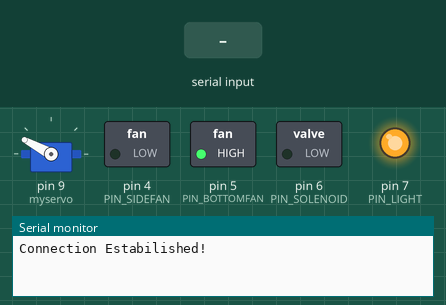
A sketch run on a simulated Arduino Uno, built with avr-gcc and run on an emulated ATmega328P. Shown: servo, switched loads named in the sketch (green lamp = pin HIGH), output pins drawn as LEDs (lit = HIGH), the last lines printed to the serial monitor. The test bench sets the inputs (shaded band).

Above: at 1.2 s.
1.3 s: "d" received over Serial
At 1.75 s:
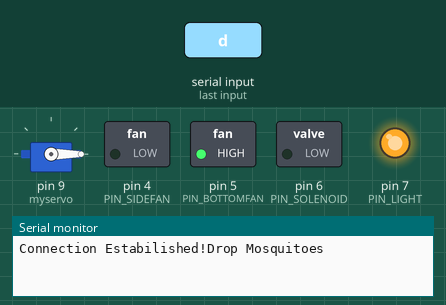
4.3 s: "l" received over Serial
At 5.5 s:
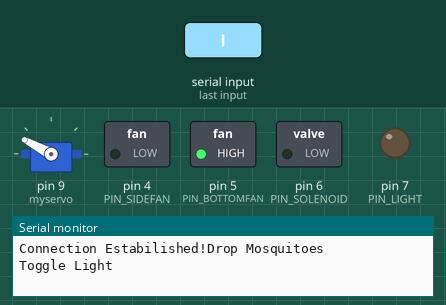
5.8 s: "s" received over Serial
At 6.6 s:
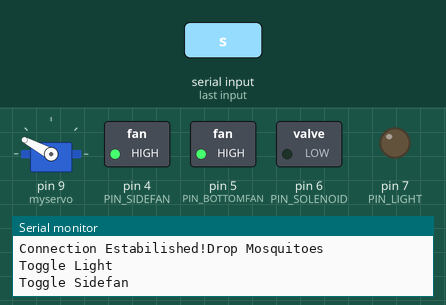
7.3 s: "b" received over Serial
At 7.8 s:
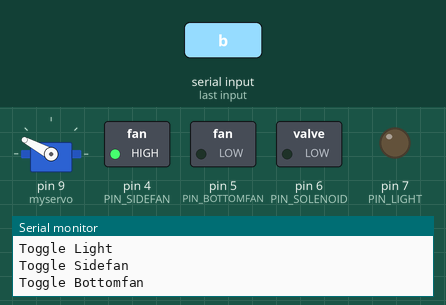
8.8 s: "u" received over Serial
At 10.9 s:
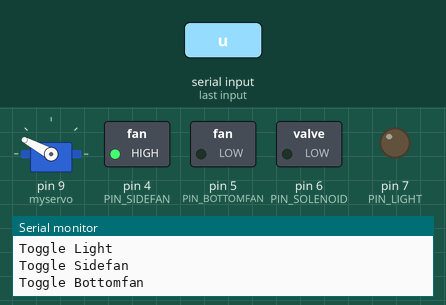
11.8 s: "i" received over Serial
At 13.2 s:
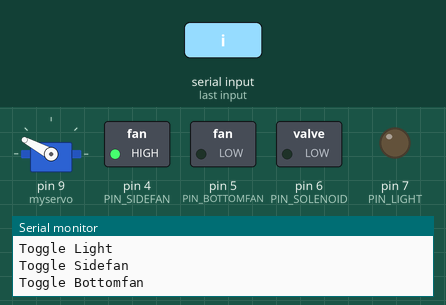
Timing chart, 0 to 14.8 s (numbered marks = the images above; inputs shaded):
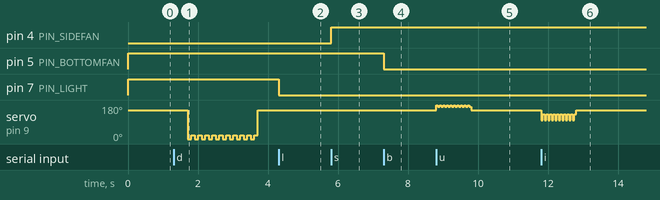

The sketch:

trap_control_arduino.ino
```cpp
#define PIN_SIDEFAN 4
#define PIN_BOTTOMFAN 5
#define PIN_LIGHT 7
#define PIN_SOLENOID 6 //6

#define SERVO_START 152 // 150
#define SERVO_END 0

#define NUM_SHAKE 10

#include <Servo.h>
#include <MsTimer2.h>

Servo myservo;

bool stat_sidefan = LOW; // Initially Turn On
bool stat_bottomfan = HIGH; // Initially Turn Off
bool stat_solenoid = LOW; // Initially Turn On
bool stat_light = HIGH; // Initially Turn Off
bool stat_shutdown = false;

char msg = 0;
int pos = SERVO_START;
int time_elapsed = 0;

void shuffle_panel(char c) {
  int angle = 50;
  if(c=='l'){
    for (int i = 0; i < NUM_SHAKE; i++) {
      myservo.write(150+50);
      delay(50);
      myservo.write(150+20);
      delay(50);
    }
  } else if(c =='r'){
        for (int i = 0; i < NUM_SHAKE; i++) {
      myservo.write(150-50);
      delay(50);
      myservo.write(150-20);
      delay(50);
    }
  }

}


void shake_panel() {
  for (int i = 0; i < NUM_SHAKE; i++) {
    myservo.write(-20);
    delay(100);
    myservo.write(20);
    delay(100);
  }
}

void toggle_solenoid() {
  time_elapsed++;
}

void setup() {
  // put your setup code here, to run once:
  digitalWrite(PIN_SIDEFAN, stat_sidefan);
  digitalWrite(PIN_BOTTOMFAN, stat_bottomfan);
  digitalWrite(PIN_SOLENOID, stat_solenoid);
  digitalWrite(PIN_LIGHT, stat_light);

  myservo.attach(9);
  myservo.write(pos);

  MsTimer2::set(1000, toggle_solenoid); // 1[min] period
  MsTimer2::start();

  pinMode(PIN_SIDEFAN, OUTPUT);
  pinMode(PIN_BOTTOMFAN, OUTPUT);
  pinMode(PIN_SOLENOID, OUTPUT);
  pinMode(PIN_LIGHT, OUTPUT);

  Serial.begin(9600);
  while (!Serial) {
    ; // wait for serial port to connect. Needed for native USB port only
  }
  Serial.write("Connection Estabilished!");

}


void loop() {

  msg = Serial.read();

  // put your main code here, to run repeatedly:
  if (msg == 's') {
    Serial.println("Toggle Sidefan");
    stat_sidefan = !stat_sidefan;
  }
  else if (msg == 'b') {
    Serial.println("Toggle Bottomfan");
    stat_bottomfan = !stat_bottomfan;
  }
  else if (msg == 'l') {
    Serial.println("Toggle Light");
    stat_light = !stat_light;
  }
  else if (msg == 'u') {
    shuffle_panel('l');
    myservo.write(SERVO_START);
  }
  else if (msg == 'i') {
    shuffle_panel('r');
    myservo.write(SERVO_START);
  }
  else if (msg == 'd') {
    Serial.println("Drop Mosquitoes");
    delay(400);
    shake_panel();
    myservo.write(SERVO_START);
    delay(400);
  }
  else if (msg == 'e'){
    Serial.println("Toggle Shutdown");
    stat_shutdown != stat_shutdown;
  }

  if (time_elapsed == 180) {
    time_elapsed = 0;
  }
  else if (time_elapsed >= 120 && time_elapsed < 180) {
    stat_solenoid = HIGH;
  } else {
    stat_solenoid = LOW;
  }

  if(stat_shutdown){
    digitalWrite(PIN_SIDEFAN, HIGH);
    digitalWrite(PIN_LIGHT, HIGH);
    digitalWrite(PIN_BOTTOMFAN, HIGH);
    digitalWrite(PIN_SOLENOID, HIGH);
  }else{
    digitalWrite(PIN_SIDEFAN, stat_sidefan);
    digitalWrite(PIN_LIGHT, stat_light);
    digitalWrite(PIN_BOTTOMFAN, stat_bottomfan);
    digitalWrite(PIN_SOLENOID, stat_solenoid);
  }

}
```

Measured:
- after the input at 1.3 s, servo on pin 9 (myservo): 152° → 0° after 0.40 s, then repeats every 0.20 s: 20° 0.10 s, 0° 0.10 s, until it stays 152° from 3.7 s
- after the input at 4.3 s, pin 7 (PIN_LIGHT): HIGH → LOW at once
- after the input at 5.8 s, pin 4 (PIN_SIDEFAN): LOW → HIGH at once
- after the input at 7.3 s, pin 5 (PIN_BOTTOMFAN): HIGH → LOW at once
- after the input at 8.8 s, servo on pin 9 (myservo): 152° → 180° at once, then repeats every 0.10 s: 170° 0.05 s, 180° 0.05 s, until it stays 152° from 9.8 s
- after the input at 11.8 s, servo on pin 9 (myservo): 152° → 100° at once, then repeats every 0.10 s: 130° 0.05 s, 100° 0.05 s, until it stays 152° from 12.8 s
